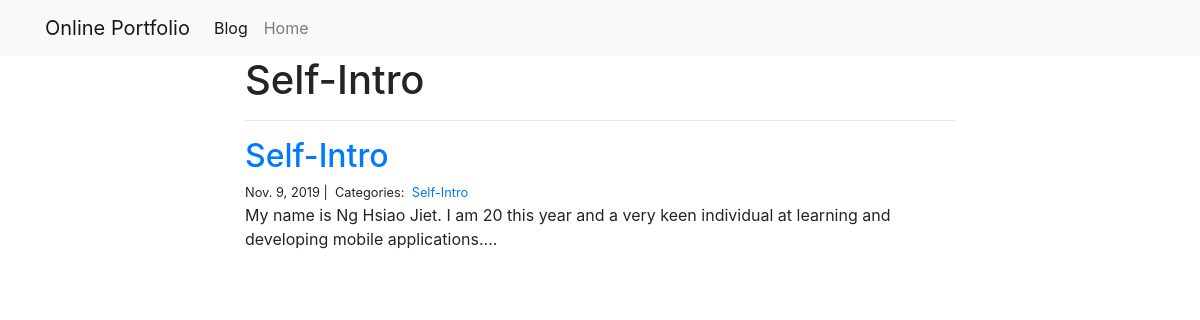
Page /blog/Self-Intro/ on the earlier database version.
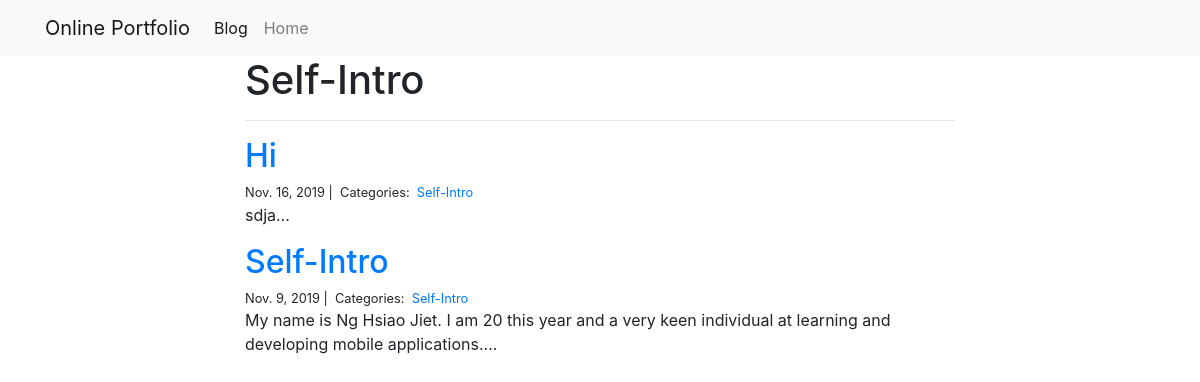
Same page on the later database version.
### blog/models.py (models this page shows)
class Post(models.Model):
    title = models.CharField(max_length=255)
    body = models.TextField()
    created_on = models.DateTimeField(auto_now_add=True)
    last_modified = models.DateTimeField(auto_now=True)
    categories = models.ManyToManyField("Category", related_name="posts")

class Category(models.Model):
    name = models.CharField(max_length=20)

### blog/views.py (the view)
# urls.py: path("<category>/", views.blog_category, name="blog_category"),
def blog_category(request, category):
    posts = Post.objects.filter(categories__name__contains=category).order_by(
        "-created_on"
    )
    context = {"category": category, "posts": posts}
    return render(request, "blog_category.html", context)

### blog/templates/blog_category.html
{% extends "base.html" %}
{% block page_content %}
<div class="col-md-8 offset-md-2">
    <h1>{{ category | title }}</h1>
    <hr>
    {% for post in posts %}
        <h2><a href="{% url 'blog_detail' post.pk%}">{{ post.title }}</a></h2>
        <small>
            {{ post.created_on.date }} |&nbsp;
            Categories:&nbsp;
            {% for category in post.categories.all %}
            <a href="{% url 'blog_category' category.name %}">
                {{ category.name }}
            </a>&nbsp;
            {% endfor %}
        </small>
        <p>{{ post.body | slice:":400" }}...</p>
    {% endfor %}
</div>
{% endblock %}

Differences in the rows shown:
added Post: title "Hi", created_on "Nov. 16, 2019", body "sdja", Category (name "Self-Intro")
